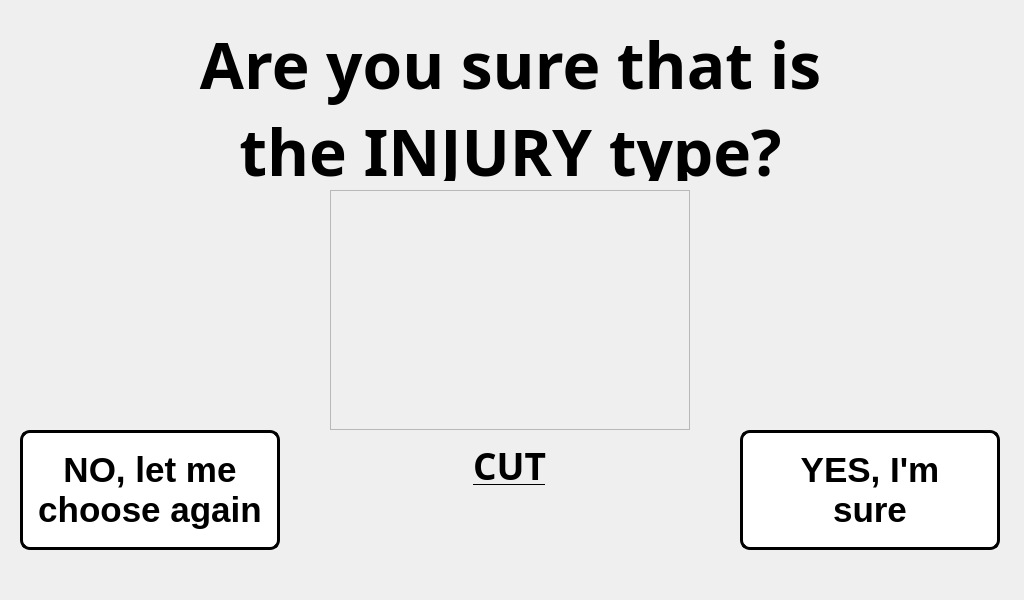
<?xml version="1.0" encoding="UTF-8"?>
<ui version="4.0">
 <class>step_1_window</class>
 <widget class="QMainWindow" name="step_1_window">
  <property name="geometry">
   <rect>
    <x>0</x>
    <y>0</y>
    <width>1024</width>
    <height>600</height>
   </rect>
  </property>
  <property name="minimumSize">
   <size>
    <width>1024</width>
    <height>600</height>
   </size>
  </property>
  <property name="maximumSize">
   <size>
    <width>1024</width>
    <height>600</height>
   </size>
  </property>
  <property name="windowTitle">
   <string>Step 1 Procedure</string>
  </property>
  <widget class="QWidget" name="centralwidget">
   <widget class="QLabel" name="text_steps">
    <property name="geometry">
     <rect>
      <x>20</x>
      <y>310</y>
      <width>981</width>
      <height>121</height>
     </rect>
    </property>
    <property name="font">
     <font>
      <pointsize>14</pointsize>
     </font>
    </property>
    <property name="text">
     <string>&lt;html&gt;&lt;head/&gt;&lt;body&gt;&lt;p align=&quot;center&quot;&gt;&lt;br/&gt;&lt;/p&gt;&lt;/body&gt;&lt;/html&gt;</string>
    </property>
   </widget>
   <widget class="QLabel" name="label">
    <property name="geometry">
     <rect>
      <x>0</x>
      <y>0</y>
      <width>1024</width>
      <height>600</height>
     </rect>
    </property>
    <property name="minimumSize">
     <size>
      <width>1024</width>
      <height>600</height>
     </size>
    </property>
    <property name="maximumSize">
     <size>
      <width>1024</width>
      <height>600</height>
     </size>
    </property>
    <property name="text">
     <string/>
    </property>
    <property name="pixmap">
     <pixmap>../pictures/program_pictures/main_wallpaper.png</pixmap>
    </property>
   </widget>
   <widget class="QPushButton" name="go_back">
    <property name="geometry">
     <rect>
      <x>20</x>
      <y>430</y>
      <width>260</width>
      <height>120</height>
     </rect>
    </property>
    <property name="minimumSize">
     <size>
      <width>260</width>
      <height>120</height>
     </size>
    </property>
    <property name="maximumSize">
     <size>
      <width>260</width>
      <height>120</height>
     </size>
    </property>
    <property name="font">
     <font>
      <family>MS Shell Dlg 2</family>
      <pointsize>26</pointsize>
      <weight>75</weight>
      <bold>true</bold>
     </font>
    </property>
    <property name="styleSheet">
     <string notr="true">QPushButton:hover:!pressed
{
  background-color: rgb(195,30,60);
}

QPushButton
{
  background-color: white;
color: black;
border-style: outset;
border-width: 3px;
border-radius:10px;
border-color: black;
}</string>
    </property>
    <property name="text">
     <string>NO, let me
choose again</string>
    </property>
   </widget>
   <widget class="QPushButton" name="sure_button">
    <property name="geometry">
     <rect>
      <x>740</x>
      <y>430</y>
      <width>260</width>
      <height>120</height>
     </rect>
    </property>
    <property name="minimumSize">
     <size>
      <width>260</width>
      <height>120</height>
     </size>
    </property>
    <property name="maximumSize">
     <size>
      <width>260</width>
      <height>120</height>
     </size>
    </property>
    <property name="font">
     <font>
      <family>MS Shell Dlg 2</family>
      <pointsize>26</pointsize>
      <weight>75</weight>
      <bold>true</bold>
     </font>
    </property>
    <property name="styleSheet">
     <string notr="true">QPushButton:hover:!pressed
{
  background-color: rgb(195,30,60);
}

QPushButton
{
  background-color: white;
color: black;
border-style: outset;
border-width: 3px;
border-radius:10px;
border-color: black;
}</string>
    </property>
    <property name="text">
     <string>YES, I'm
sure</string>
    </property>
   </widget>
   <widget class="QLabel" name="gif_player_label_2">
    <property name="geometry">
     <rect>
      <x>330</x>
      <y>190</y>
      <width>360</width>
      <height>240</height>
     </rect>
    </property>
    <property name="minimumSize">
     <size>
      <width>360</width>
      <height>240</height>
     </size>
    </property>
    <property name="maximumSize">
     <size>
      <width>360</width>
      <height>240</height>
     </size>
    </property>
    <property name="font">
     <font>
      <family>Unispace</family>
      <pointsize>16</pointsize>
      <weight>75</weight>
      <bold>true</bold>
     </font>
    </property>
    <property name="frameShape">
     <enum>QFrame::StyledPanel</enum>
    </property>
    <property name="frameShadow">
     <enum>QFrame::Sunken</enum>
    </property>
    <property name="lineWidth">
     <number>1</number>
    </property>
    <property name="text">
     <string/>
    </property>
    <property name="pixmap">
     <pixmap>../pictures/body_parts/cut_display.png</pixmap>
    </property>
    <property name="alignment">
     <set>Qt::AlignCenter</set>
    </property>
   </widget>
   <widget class="QLabel" name="TITLE">
    <property name="geometry">
     <rect>
      <x>55</x>
      <y>20</y>
      <width>911</width>
      <height>161</height>
     </rect>
    </property>
    <property name="font">
     <font>
      <family>Unispace</family>
      <pointsize>72</pointsize>
      <weight>75</weight>
      <bold>true</bold>
     </font>
    </property>
    <property name="text">
     <string>&lt;html&gt;&lt;head/&gt;&lt;body&gt;&lt;p align=&quot;center&quot;&gt;&lt;span style=&quot; font-size:48pt;&quot;&gt;Are you sure that is&lt;br/&gt;the &lt;/span&gt;&lt;span style=&quot; font-size:48pt; text-decoration: underline;&quot;&gt;INJURY&lt;/span&gt;&lt;span style=&quot; font-size:48pt;&quot;&gt; type?&lt;/span&gt;&lt;/p&gt;&lt;/body&gt;&lt;/html&gt;</string>
    </property>
    <property name="alignment">
     <set>Qt::AlignCenter</set>
    </property>
   </widget>
   <widget class="QLabel" name="label_2">
    <property name="geometry">
     <rect>
      <x>0</x>
      <y>0</y>
      <width>1024</width>
      <height>600</height>
     </rect>
    </property>
    <property name="minimumSize">
     <size>
      <width>1024</width>
      <height>600</height>
     </size>
    </property>
    <property name="maximumSize">
     <size>
      <width>1024</width>
      <height>600</height>
     </size>
    </property>
    <property name="text">
     <string/>
    </property>
    <property name="pixmap">
     <pixmap>pictures/program_pictures/main_wallpaper.png</pixmap>
    </property>
   </widget>
   <widget class="QLabel" name="title_step_2">
    <property name="geometry">
     <rect>
      <x>334</x>
      <y>430</y>
      <width>351</width>
      <height>71</height>
     </rect>
    </property>
    <property name="font">
     <font>
      <family>Unispace</family>
      <pointsize>18</pointsize>
      <weight>75</weight>
      <bold>true</bold>
     </font>
    </property>
    <property name="text">
     <string>&lt;html&gt;&lt;head/&gt;&lt;body&gt;&lt;p align=&quot;center&quot;&gt;&lt;span style=&quot; font-size:28pt; text-decoration: underline;&quot;&gt;CUT&lt;/span&gt;&lt;/p&gt;&lt;/body&gt;&lt;/html&gt;</string>
    </property>
    <property name="alignment">
     <set>Qt::AlignCenter</set>
    </property>
   </widget>
   <zorder>label_2</zorder>
   <zorder>label</zorder>
   <zorder>text_steps</zorder>
   <zorder>go_back</zorder>
   <zorder>sure_button</zorder>
   <zorder>gif_player_label_2</zorder>
   <zorder>TITLE</zorder>
   <zorder>title_step_2</zorder>
  </widget>
 </widget>
 <resources/>
 <connections/>
</ui>
